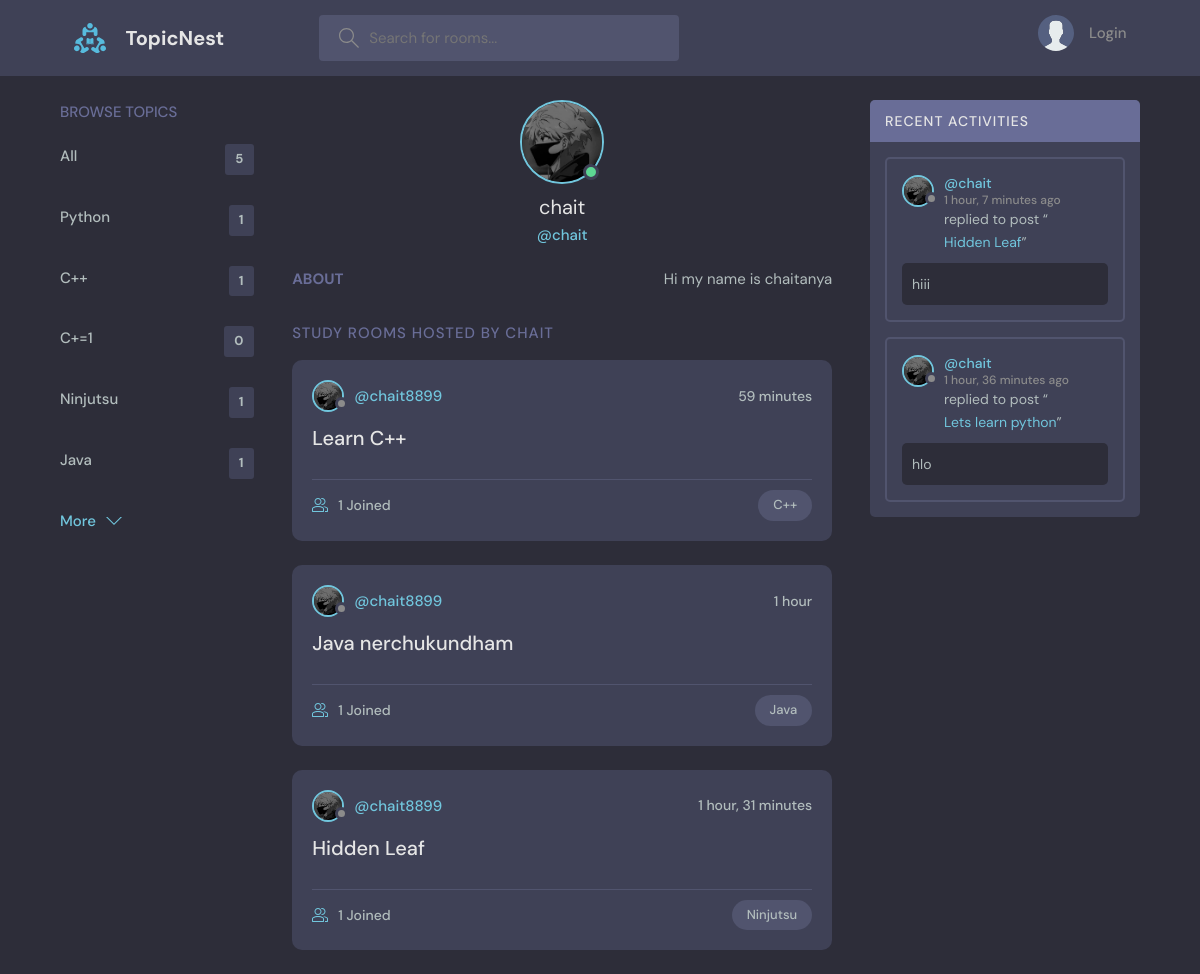
The page /profile/4/ on the database its author committed.
### base/models.py (models this page shows, shortened)
class Topic(models.Model):
    name = models.CharField(max_length=200)

class User(AbstractUser):
    name = models.CharField(max_length=200,null = True)
    email = models.EmailField(null=True,unique=True)
    bio = models.TextField(null = True)
    avatar = models.ImageField(null = True,default="avatar.svg")
    USERNAME_FIELD = 'email'
    REQUIRED_FIELDS = []

class About(models.Model):
    user = models.ForeignKey(User, on_delete=models.CASCADE)
    about = models.TextField()

class Room(models.Model):
    host = models.ForeignKey(User, on_delete=models.SET_NULL,null=True)
    topic = models.ForeignKey(Topic, on_delete=models.SET_NULL,null=True)
    name = models.CharField(max_length=200)
    description = models.TextField(null=True,blank=True)
    participants = models.ManyToManyField(User,related_name='participants',blank=True)
    updated = models.DateTimeField(auto_now=True)
    created = models.DateTimeField(auto_now_add=True)
    class Meta:
        ordering = ['-updated','-created']

class Message(models.Model):
    user = models.ForeignKey(User, on_delete=models.CASCADE)
    room =models.ForeignKey(Room, on_delete=models.CASCADE)
    body = models.TextField()
    updated = models.DateTimeField(auto_now=True)
    created = models.DateTimeField(auto_now_add=True)
    class Meta:
        ordering = ['-updated','-created']

### base/views.py (the view)
# urls.py: path('profile/<str:pk>/',views.userProfile,name='profile'),
def userProfile(request,pk):
    user = User.objects.get(id = pk)
    rooms = user.room_set.all()
    room_messages = user.message_set.all()
    topics = Topic.objects.all()
    try:
        about = About.objects.get(user=user)
    except About.DoesNotExist:
        about = ""
    context = {'user':user,'rooms':rooms,'topics':topics,'room_messages':room_messages,'about':about}
    return render(request,'base/profile.html',context)

### base/templates/base/profile.html (shortened to what this page needs)
{% extends 'main.html' %}
{% block content %}
  <main class="profile-page layout layout--3">
    <div class="container">
      {% include 'base/topics_component.html' %}
      <div class="roomList">
        <div class="profile">
          <div class="profile__avatar">
            <div class="avatar avatar--large active">
              <img src="{{user.avatar.url}}" />
            </div>
          </div>
          <div class="profile__info">
            <h3>{{user.name}}</h3>
            <p>@{{user.name}}</p>
          </div>
          <div class="profile__about">
            <h3>About
            </h3>
            <p>
              {{about.about}}
            </p>
          </div>
        </div>
        <div class="roomList__header">
          <div>
            <h2>Study Rooms Hosted by {{user.name}}</a>
            </h2>
          </div>
        </div>
        {% include 'base/feed_component.html' %}
      </div>
      {% include 'base/activity_component.html' %}
    </div>
  </main>
{% endblock %}

### base/templates/base/topics_component.html
<div class="topics">
    <div class="topics__header">
      <h2>Browse Topics</h2>
    </div>
    <ul class="topics__list">
      <li>
        <a href="{% url 'home' %}">All <span>{{topics.count}}</span></a>
      </li>
      {% for topic in topics %}
      <li>
        <a href="{% url 'home' %}?q={{topic.name}}">{{topic.name}}<span>{{topic.room_set.all.count}}</span></a>
      </li>
      {% endfor %}
    </ul>
    <a class="btn btn--link" href="{% url 'topics' %}">
      More
      <svg
        version="1.1"
        xmlns="http://www.w3.org/2000/svg"
        width="32"
        height="32"
        viewBox="0 0 32 32"
      >
        <title>chevron-down</title>
        <path d="M16 21l-13-13h-3l16 16 16-16h-3l-13 13z"></path>
      </svg>
    </a>
  </div>

### base/templates/base/feed_component.html (shortened to what this page needs)
{% for room in rooms%}
<div class="roomListRoom">
  <div class="roomListRoom__header">
    <a href="{% url 'profile' room.host.id %}" class="roomListRoom__author">
      <div class="avatar avatar--small">
        <img src="{{room.host.avatar.url}}" />
      </div>
      <span>@{{room.host.username}}</span>
    </a>
    <div class="roomListRoom__actions">
      <span>{{room.created|timesince}}</span>
    </div>
  </div>
  <div class="roomListRoom__content">
    <a href="/room/{{room.id}}">{{room.name}}</a>
  </div>
  <div class="roomListRoom__meta">
    <a href="/room/{{room.id}}" class="roomListRoom__joined">
       {{room.participants.all.count}} Joined
    </a>
    <p class="roomListRoom__topic">{{room.topic.name}}</p>
  </div>
</div>
{% endfor %}

### base/templates/base/activity_component.html (shortened to what this page needs)
<div class="activities">
    <div class="activities__header">
      <h2>Recent Activities</h2>
    </div>
    {% for msg in room_messages %}
    <div class="activities__box">
      <div class="activities__boxHeader roomListRoom__header">
        <a href="{% url 'profile' msg.user.id %}" class="roomListRoom__author">
          <div class="avatar avatar--small">
            <img src="{{msg.user.avatar.url}}" />
          </div>
          <p>
            @{{msg.user.name}}
            <span>{{msg.created|timesince}} ago</span>
          </p>
        </a>
      </div>
      <div class="activities__boxContent">
        <p>
          replied to post “<a href="{% url 'room' msg.room.id %}">{{msg.room.name}}</a
          >”
        </p>
        <div class="activities__boxRoomContent">
            {{msg.body}}
        </div>
      </div>
    </div>
    {% endfor %}
  </div>

### rows shown on the page
Topic: name "Python", room_set.all.count "1"
Topic: name "C++", room_set.all.count "1"
Topic: name "C+=1", room_set.all.count "0"
Topic: name "Ninjutsu", room_set.all.count "1"
Topic: name "Java", room_set.all.count "1"
User: avatar (picture), name "chait", name "CHAIT"
About: about "Hi my name is chaitanya"
Room: host.avatar (picture), host.username "chait8899", created "59 minutes", name "Learn C++", participants.all.count "1", topic.name "C++"
Room: host.avatar (picture), host.username "chait8899", created "1 hour", name "Java nerchukundham", participants.all.count "1", topic.name "Java"
Room: host.avatar (picture), host.username "chait8899", created "1 hour, 31 minutes", name "Hidden Leaf", participants.all.count "1", topic.name "Ninjutsu"
Message: user.avatar (picture), user.name "chait", created "1 hour, 7 minutes", room.name "Hidden Leaf", body "hiii"
Message: user.avatar (picture), user.name "chait", created "1 hour, 36 minutes", room.name "Lets learn python", body "hlo"

### other values the page prints
{{ topics.count }} "5"
